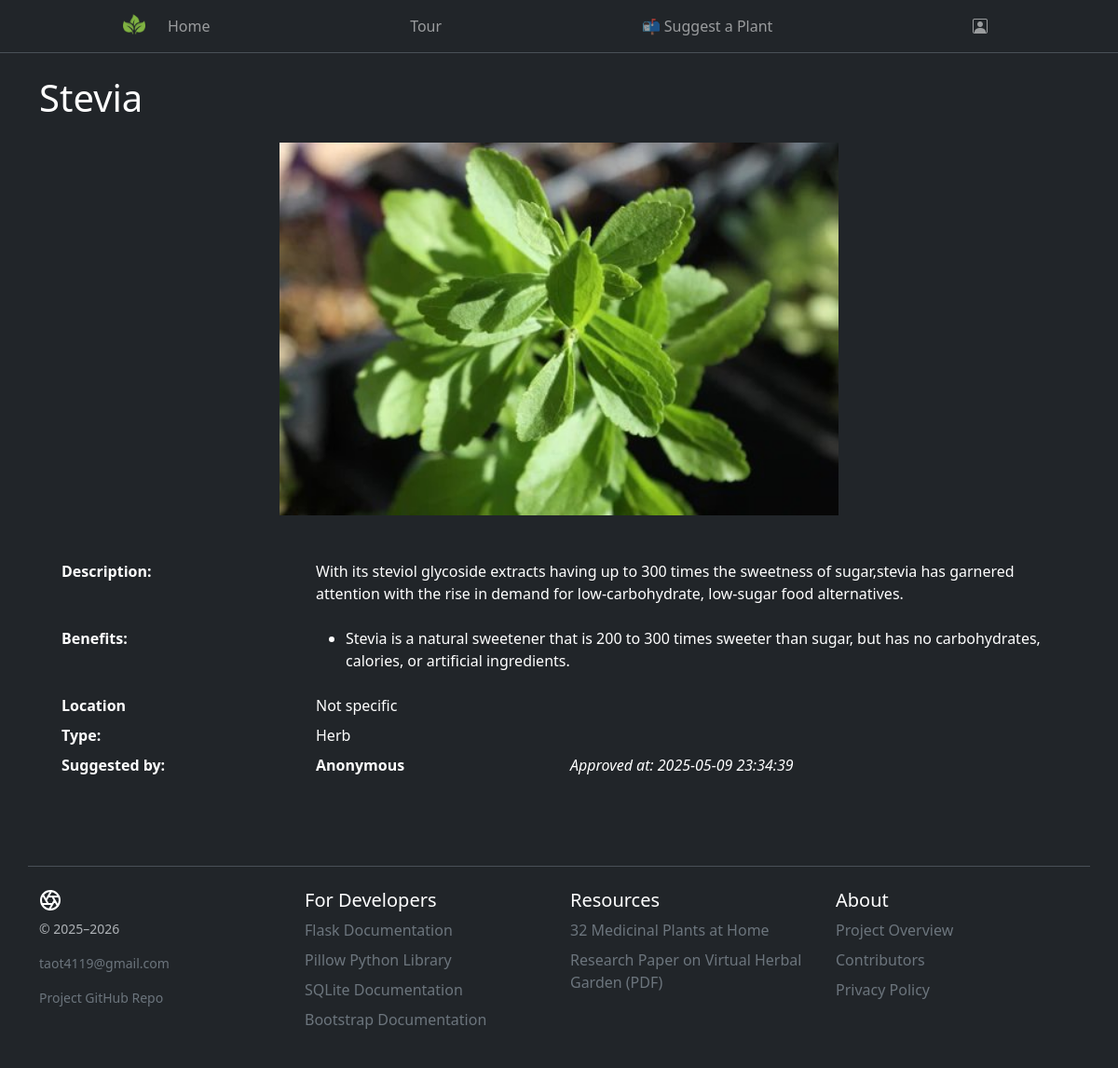
/plant/4, run on the app's committed database.
### tables this page shows
CREATE TABLE plants (
    id INTEGER PRIMARY KEY AUTOINCREMENT,
    plant_name TEXT NOT NULL,
    description TEXT,
    location TEXT,
    plant_type TEXT NOT NULL,
    uploader_name TEXT,
    image_filename TEXT NOT NULL,
    benefits TEXT,
    approved_at TIMESTAMP DEFAULT CURRENT_TIMESTAMP
);

### app.py (the view)
@app.route('/plant/<int:plant_id>')
def plant_detail(plant_id):
    conn = get_db_connection()
    plant = conn.execute(
        'SELECT * FROM plants WHERE id = ?', (plant_id,)).fetchone()
    conn.close()
    if plant is None:
        abort(404)
    return render_template('plant_detail.html', plant=plant)

### db/helpers.py (called while the page is built)
def get_db_connection():
    base_dir = os.path.dirname(os.path.abspath(__file__))
    db_path = os.path.join(base_dir, '..', 'database.db')
    conn = sqlite3.connect(db_path)
    conn.row_factory = sqlite3.Row  # Allows returning rows as dictionaries
    return conn

### templates/plant_detail.html
{% extends 'layout.html' %}
{% set no_background = True %}
{% block content %}
<div class="container py-4">
    <h1 class="mb-4">{{ plant['plant_name']|capitalize }}</h1>
    <img src="{{ url_for('static', filename='uploads/' ~ plant['image_filename']) }}"
        class="img-fluid mb-4 mx-auto d-block" style="max-width: 600px; width: 100%; height: auto;"
        alt="{{ plant['plant_name'] }}">
    <div class="container py-4 px-3 px-md-4">
        <dl class="row">
            <dt class="col-sm-3">Description:</dt>
            <dd class="col-sm-9">
                {% if plant['description'] %}
                {% for paragraph in plant['description'].strip().split('\n\n') %}
                <p>{{ paragraph | replace('\n', ' ') }}</p>
                {% endfor %}
                {% else %}
                <p>No description available.</p>
                {% endif %}
            </dd>
            {% if plant['benefits'] and plant['benefits'].strip() %}
            <dt class="col-sm-3">Benefits:</dt>
            <dd class="col-sm-9">
                <ul>
                    {% for line in plant['benefits'].split('\n') %}
                    {% if line.strip() %}
                    <li>{{ line.strip() }}</li>
                    {% endif %}
                    {% endfor %}
                </ul>
            </dd>
            {% endif %}
            <dt class="col-sm-3">Location</dt>
            <dd class="col-sm-9">{{ plant['location'] or 'Unknown' }}</dd>
            <dt class="col-sm-3 text-truncate">Type:</dt>
            <dd class="col-sm-9">{{ plant['plant_type'] }}</dd>
            <dt class="col-sm-3">Suggested by:</dt>
            <dd class="col-sm-9">
                <dl class="row">
                    <dt class="col-sm-4">{{ plant['uploader_name'] or 'Anonymous' }}</dt>
                    <dd class="col-sm-8 fst-italic">Approved at: {{ plant['approved_at'] }}</dd>
                </dl>
            </dd>
        </dl>
    </div>
</div>
{% endblock %}

### static/css/style.css (style rules this page uses)
.masthead { background-size: contain; background-position: center; background-repeat: no-repeat; width: 100%; height: 100vh; position: relative; color: white; display: flex; flex-direction: column; background-attachment: fixed; }

### data on the page
plants: plant_name "Stevia", image_filename+plant_name (picture), description "With its steviol glycoside extracts having up to 300 times the sweetness of sugar,stevia has garnered attention with the rise in demand for low-carbohydrate, low-sugar food alternatives.", strip "Stevia is a natural sweetener that is 200 to 300 times sweeter than sugar, but has no carbohydrates, calories, or artificial ingredients.", location "Not specific", plant_type "Herb", uploader_name "Anonymous", approved_at "2025-05-09 23:34:39"
